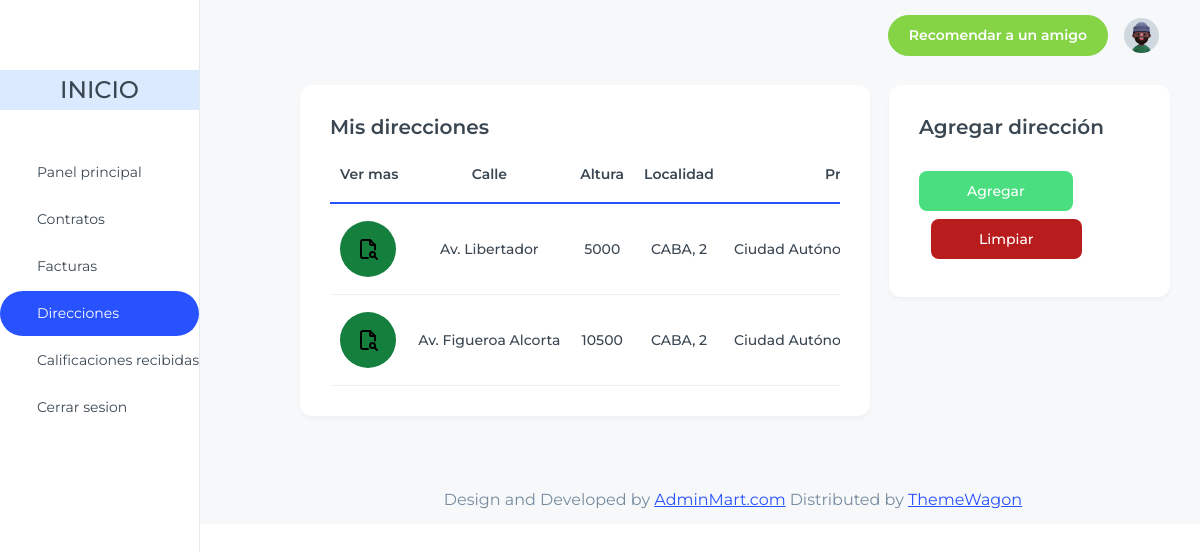
The app's page /home/prestador/direcciones/ (signed in) with its own data.
### apps/ubicacion/models.py (models this page shows, shortened)
class Direccion(models.Model):
    calle = models.TextField(max_length=200)
    altura = models.TextField(max_length=200)
    departamento = models.CharField(max_length=100, null=True, blank=True)
    codigo_postal = models.CharField(max_length=100)
    barrio = models.CharField(max_length=200, blank=True, null=True, default=None)
    localidad = models.ForeignKey(Localidad, on_delete=models.CASCADE, default=None)
    usuario = models.ForeignKey("usuario.Usuario", on_delete=models.CASCADE, default=None)

class Localidad(models.Model):
    nombre = models.CharField(max_length=100)
    provincia = models.ForeignKey(Provincia, on_delete=models.CASCADE)
    def __str__(self):
        return f'{self.nombre}, {self.provincia.nombre}'

class Provincia(models.Model):
    PROVINCIAS = [
        (1, 'Buenos Aires'),
        (2, 'Ciudad Autónoma de Buenos Aires'),
        (3, 'Catamarca'),
        (4, 'Chaco'),
        (5, 'Chubut'),
        (6, 'Córdoba'),
        (7, 'Corrientes'),
        (8, 'Entre Ríos'),
        (9, 'Formosa'),
        (10, 'Jujuy'),
        (11, 'La Pampa'),
        (12, 'La Rioja'),
        (13, 'Mendoza'),
        (14, 'Misiones'),
        (15, 'Neuquén'),
        (16, 'Río Negro'),
        (17, 'Salta'),
        (18, 'San Juan'),
        (19, 'San Luis'),
        (20, 'Santa Cruz'),
        (21, 'Santa Fe'),
        (22, 'Santiago del Estero'),
        (23, 'Tierra del Fuego, Antártida e Islas del Atlántico Sur'),
        (24, 'Tucumán'),
    ]
    nombre = models.IntegerField(choices=PROVINCIAS)
    def __str__(self):
        provincia_nombre = dict(self.PROVINCIAS).get(self.nombre)
        return provincia_nombre

### apps/prestador/views.py (the view)
# urls.py: path('prestador/direcciones/', PrestadorDireccionListView.as_view(), name='direcciones'),
class PrestadorDireccionListView(generic.ListView):
    model = Direccion, Localidad, Provincia
    template_name = "prestador_direcciones.html"
    context_object_name = "direcciones"
    def get_queryset(self):
        usuario_actual = self.request.user
        return Direccion.objects.filter(usuario = usuario_actual)

### apps/prestador/templates/prestador_direcciones.html (shortened to what this page needs)
{% extends 'index_prestador.html' %}
{% load static %}
{% load crispy_forms_tags %}
{% block content %}
<div class="container-fluid">
  <div class='row'>
    <div class="col-lg-8">
      <div class="card ">
        <div class="card-body ">
          <h5 class="card-title fs-6 font-semibold">Mis direcciones</h5>
            <div class="table-responsive">
              <table class="table text-nowrap align-middle mb-0">
                <thead>
                  <tr class="border-2 border-bottom border-primary border-0">
                    <th scope="col" class="text-center">Ver mas</th>
                    <th scope="col" class="text-center">Calle</th>
                    <th scope="col" class="text-center">Altura</th>
                    <th scope="col" class="text-center">Localidad</th>
                    <th scope="col" class="text-center">Provincia</th>
                    </tr>
                </thead>
                <tbody class="table-group-divider">
                  {% for direccion in direcciones %}
                    <tr>
                      <td class="text-center fw-medium">
                        <button type="button" class="flex justify-center items-center text-white bg-green-700 hover:bg-green-800 focus:outline-none focus:ring-4 focus:ring-green-300 font-medium rounded-full px-3 py-3 dark:bg-green-600 dark:hover:bg-green-700 dark:focus:ring-green-800">
                          <img src="{% static 'images/dash/logos/file-search.svg' %}" alt="Ícono" class="w-6 h-6">
                        </button>
                      </td>
                      <td class="text-center fw-medium">{{direccion.calle}}</td>
                      <td class="text-center fw-medium">{{direccion.altura}}</td>
                      <td class="text-center fw-medium">{{direccion.localidad}}</td>
                      <td class="text-center fw-medium">{{direccion.localidad.provincia}}</td>
                    </tr>
                  {% endfor %}
                </tbody>
              </table>
            </div>
        </div>
      </div>
    </div>
    <div class="col-lg-4 pl-1">
        <div class="card">
            <div class="card-body">
              <h5 class="card-title fs-6 font-semibold">Agregar dirección</h5>
              <form method="post">
              <button type='submit' class="mt-4 text-white bg-green-400 hover:bg-blue-800 focus:ring-4 focus:ring-blue-300 font-medium rounded-lg text-sm px-5 py-2.5 me-2 mb-2 dark:bg-blue-600 dark:hover:bg-blue-700 focus:outline-none dark:focus:ring-blue-800">Agregar</button>
              <button type="reset" class="focus:outline-none text-white bg-red-700 hover:bg-red-800 focus:ring-4 focus:ring-red-300 font-medium rounded-lg text-sm px-5 py-2.5 me-2 mb-2 ml-3 dark:bg-red-600 dark:hover:bg-red-700 dark:focus:ring-red-900">Limpiar</button>
              </form>
            </div>
        </div>
    </div>
  </div>
</div>
{% endblock %}

### records on screen
Direccion: calle "Av. Libertador", altura "5000", localidad "CABA, 2", localidad.provincia "Ciudad…"
Direccion: calle "Av. Figueroa Alcorta", altura "10500", localidad "CABA, 2", localidad.provincia "Ciudad…"
